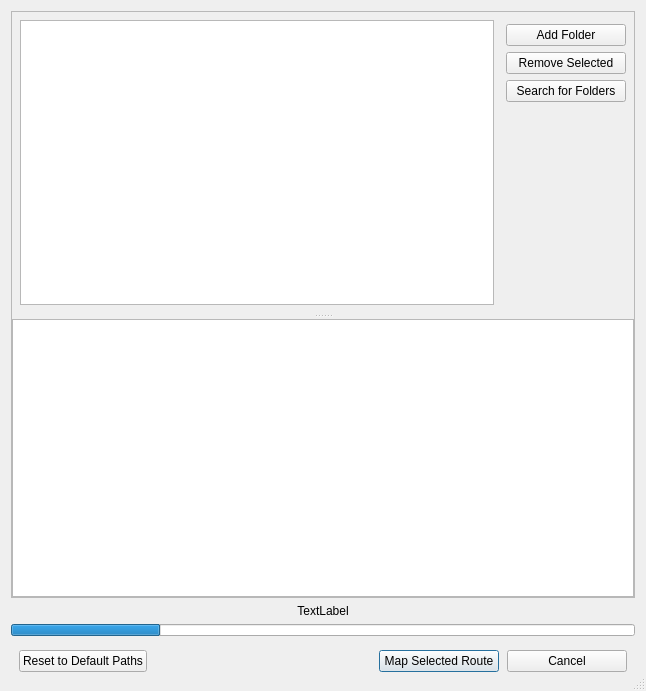
<?xml version="1.0" encoding="UTF-8"?>
<ui version="4.0">
 <class>RouteBrowser</class>
 <widget class="QDialog" name="RouteBrowser">
  <property name="windowModality">
   <enum>Qt::WindowModal</enum>
  </property>
  <property name="geometry">
   <rect>
    <x>0</x>
    <y>0</y>
    <width>646</width>
    <height>691</height>
   </rect>
  </property>
  <property name="windowTitle">
   <string>Route Browser</string>
  </property>
  <property name="sizeGripEnabled">
   <bool>true</bool>
  </property>
  <property name="modal">
   <bool>true</bool>
  </property>
  <layout class="QVBoxLayout" name="verticalLayout">
   <item>
    <widget class="QFrame" name="frame">
     <property name="frameShape">
      <enum>QFrame::StyledPanel</enum>
     </property>
     <property name="frameShadow">
      <enum>QFrame::Raised</enum>
     </property>
     <layout class="QVBoxLayout" name="verticalLayout_2">
      <property name="spacing">
       <number>0</number>
      </property>
      <property name="leftMargin">
       <number>0</number>
      </property>
      <property name="topMargin">
       <number>0</number>
      </property>
      <property name="rightMargin">
       <number>0</number>
      </property>
      <property name="bottomMargin">
       <number>0</number>
      </property>
      <item>
       <widget class="QSplitter" name="splitter">
        <property name="orientation">
         <enum>Qt::Vertical</enum>
        </property>
        <property name="handleWidth">
         <number>6</number>
        </property>
        <property name="childrenCollapsible">
         <bool>false</bool>
        </property>
        <widget class="QWidget" name="layoutWidget_2">
         <layout class="QHBoxLayout" name="foldersLayout" stretch="0,0">
          <property name="spacing">
           <number>8</number>
          </property>
          <property name="leftMargin">
           <number>8</number>
          </property>
          <property name="topMargin">
           <number>8</number>
          </property>
          <property name="rightMargin">
           <number>8</number>
          </property>
          <property name="bottomMargin">
           <number>8</number>
          </property>
          <item>
           <widget class="QListWidget" name="foldersList">
            <property name="minimumSize">
             <size>
              <width>300</width>
              <height>60</height>
             </size>
            </property>
            <property name="baseSize">
             <size>
              <width>0</width>
              <height>0</height>
             </size>
            </property>
            <property name="dragEnabled">
             <bool>true</bool>
            </property>
            <property name="dragDropMode">
             <enum>QAbstractItemView::DropOnly</enum>
            </property>
            <property name="spacing">
             <number>1</number>
            </property>
           </widget>
          </item>
          <item>
           <layout class="QVBoxLayout" name="folderButtonsLayout">
            <property name="spacing">
             <number>6</number>
            </property>
            <property name="leftMargin">
             <number>4</number>
            </property>
            <property name="topMargin">
             <number>4</number>
            </property>
            <property name="rightMargin">
             <number>0</number>
            </property>
            <property name="bottomMargin">
             <number>4</number>
            </property>
            <item>
             <widget class="QPushButton" name="folderBrowse">
              <property name="text">
               <string>Add Folder</string>
              </property>
              <property name="flat">
               <bool>false</bool>
              </property>
             </widget>
            </item>
            <item>
             <widget class="QPushButton" name="removeSelectedFolder">
              <property name="text">
               <string>Remove Selected</string>
              </property>
             </widget>
            </item>
            <item>
             <widget class="QPushButton" name="searchFolders">
              <property name="minimumSize">
               <size>
                <width>120</width>
                <height>0</height>
               </size>
              </property>
              <property name="text">
               <string>Search for Folders</string>
              </property>
             </widget>
            </item>
            <item>
             <spacer name="verticalSpacer">
              <property name="orientation">
               <enum>Qt::Vertical</enum>
              </property>
              <property name="sizeHint" stdset="0">
               <size>
                <width>120</width>
                <height>8</height>
               </size>
              </property>
             </spacer>
            </item>
           </layout>
          </item>
         </layout>
        </widget>
        <widget class="QListWidget" name="routesList">
         <property name="minimumSize">
          <size>
           <width>400</width>
           <height>60</height>
          </size>
         </property>
         <property name="frameShape">
          <enum>QFrame::StyledPanel</enum>
         </property>
         <property name="verticalScrollMode">
          <enum>QAbstractItemView::ScrollPerPixel</enum>
         </property>
         <property name="horizontalScrollMode">
          <enum>QAbstractItemView::ScrollPerPixel</enum>
         </property>
         <property name="spacing">
          <number>2</number>
         </property>
        </widget>
       </widget>
      </item>
     </layout>
    </widget>
   </item>
   <item>
    <widget class="QLabel" name="scanText">
     <property name="maximumSize">
      <size>
       <width>16777215</width>
       <height>14</height>
      </size>
     </property>
     <property name="text">
      <string>TextLabel</string>
     </property>
     <property name="alignment">
      <set>Qt::AlignCenter</set>
     </property>
    </widget>
   </item>
   <item>
    <widget class="QProgressBar" name="scanProgress">
     <property name="maximumSize">
      <size>
       <width>16777215</width>
       <height>12</height>
      </size>
     </property>
     <property name="value">
      <number>24</number>
     </property>
     <property name="textVisible">
      <bool>false</bool>
     </property>
    </widget>
   </item>
   <item>
    <layout class="QHBoxLayout" name="horizontalLayout">
     <property name="spacing">
      <number>8</number>
     </property>
     <property name="leftMargin">
      <number>8</number>
     </property>
     <property name="topMargin">
      <number>8</number>
     </property>
     <property name="rightMargin">
      <number>8</number>
     </property>
     <property name="bottomMargin">
      <number>8</number>
     </property>
     <item>
      <widget class="QPushButton" name="resetDefaultPaths">
       <property name="minimumSize">
        <size>
         <width>120</width>
         <height>0</height>
        </size>
       </property>
       <property name="text">
        <string>Reset to Default Paths</string>
       </property>
      </widget>
     </item>
     <item>
      <spacer name="horizontalSpacer">
       <property name="orientation">
        <enum>Qt::Horizontal</enum>
       </property>
       <property name="sizeType">
        <enum>QSizePolicy::Expanding</enum>
       </property>
       <property name="sizeHint" stdset="0">
        <size>
         <width>100</width>
         <height>20</height>
        </size>
       </property>
      </spacer>
     </item>
     <item>
      <widget class="QPushButton" name="loadRouteButton">
       <property name="minimumSize">
        <size>
         <width>120</width>
         <height>0</height>
        </size>
       </property>
       <property name="text">
        <string>Map Selected Route</string>
       </property>
       <property name="default">
        <bool>true</bool>
       </property>
       <property name="flat">
        <bool>false</bool>
       </property>
      </widget>
     </item>
     <item>
      <widget class="QPushButton" name="cancelButton">
       <property name="minimumSize">
        <size>
         <width>120</width>
         <height>0</height>
        </size>
       </property>
       <property name="text">
        <string>Cancel</string>
       </property>
      </widget>
     </item>
    </layout>
   </item>
  </layout>
 </widget>
 <layoutdefault spacing="6" margin="11"/>
 <resources/>
 <connections/>
</ui>
